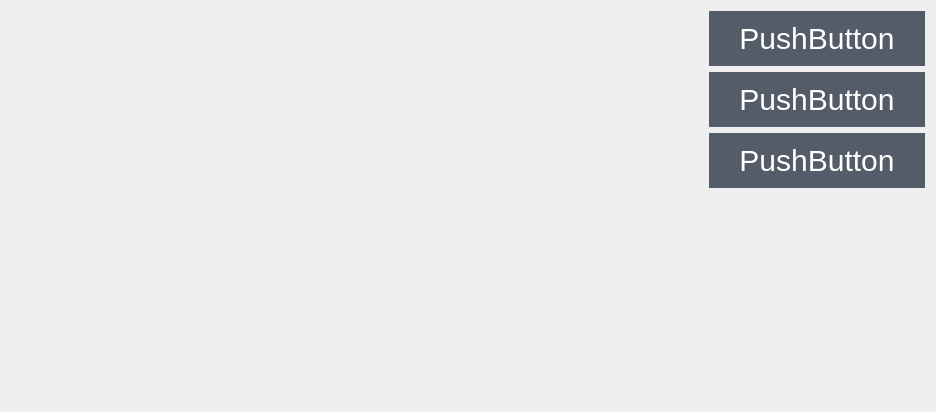
<?xml version="1.0" encoding="UTF-8"?>
<ui version="4.0">
 <class>OpticsPage</class>
 <widget class="QWidget" name="OpticsPage">
  <property name="geometry">
   <rect>
    <x>0</x>
    <y>0</y>
    <width>936</width>
    <height>412</height>
   </rect>
  </property>
  <property name="windowTitle">
   <string>Form</string>
  </property>
  <property name="styleSheet">
   <string notr="true">QPushButton{
color:white;
border:0;
padding:10px;
padding-left:30px;
padding-right:30px;
font-size:30px;
background-color:#535c68;
}

QPushButton:hover{
background-color:#576574;
}

QComboBox{
padding:5px;
font-size:25px;
color:white;
}

QComboBox QAbstractItemView
{
padding:5px;
font-size:25px;
color:white;
}

</string>
  </property>
  <layout class="QHBoxLayout" name="horizontalLayout_2">
   <item>
    <widget class="QWidget" name="customwidget" native="true">
     <property name="sizePolicy">
      <sizepolicy hsizetype="Expanding" vsizetype="Preferred">
       <horstretch>0</horstretch>
       <verstretch>0</verstretch>
      </sizepolicy>
     </property>
    </widget>
   </item>
   <item>
    <layout class="QVBoxLayout" name="verticalLayout">
     <property name="sizeConstraint">
      <enum>QLayout::SetNoConstraint</enum>
     </property>
     <item>
      <widget class="QPushButton" name="pushButton_2">
       <property name="text">
        <string>PushButton</string>
       </property>
      </widget>
     </item>
     <item>
      <widget class="QPushButton" name="pushButton_3">
       <property name="text">
        <string>PushButton</string>
       </property>
      </widget>
     </item>
     <item>
      <widget class="QPushButton" name="pushButton">
       <property name="sizePolicy">
        <sizepolicy hsizetype="Fixed" vsizetype="Fixed">
         <horstretch>0</horstretch>
         <verstretch>0</verstretch>
        </sizepolicy>
       </property>
       <property name="text">
        <string>PushButton</string>
       </property>
      </widget>
     </item>
     <item>
      <spacer name="verticalSpacer">
       <property name="orientation">
        <enum>Qt::Vertical</enum>
       </property>
       <property name="sizeHint" stdset="0">
        <size>
         <width>20</width>
         <height>40</height>
        </size>
       </property>
      </spacer>
     </item>
    </layout>
   </item>
  </layout>
 </widget>
 <resources/>
 <connections/>
</ui>
